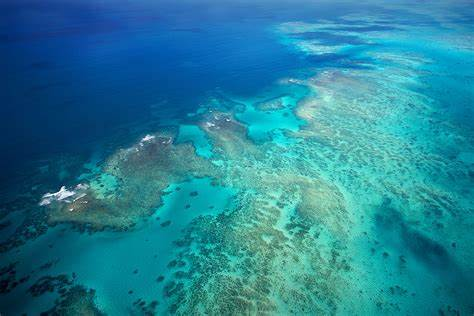
#> input picture python/NatuskiTools/testpic.jpg, 474 x 316 px, found by its file name
$ python '图片切割之切片.py'
#> lines starting #> are read from the running program, lines starting #| are printed output that depends on the picture
import numpy as np
from PIL import Image
import matplotlib.pyplot as plt
# 外部输入参数
top_x=100
top_y=100
botton_x=200
botton_y=200

# 第一步：读取数据
# 使用绝对路径
input_dir=r"testpic.jpg"
img=Image.open(input_dir)
#> img is the input picture: PIL image 474x316 RGB; mean R, G, B 35.1, 128.4, 150.5

# 第二步：读取数据的描述性信息
img_arr=np.array(img)
# 转换成numpy后w,h,c变成h,w,c!!!!
plt.imshow(img_arr)
plt.show()
h,w,c=img_arr.shape
#> h = 316; w = 474; c = 3
print(h,w,c)
#| 316 474 3

# 第三步：切割图像
# 1.使用切片。保留原图片
# 2.将图片切割成可分的任意份输出中间那一份
"w方向切片"
img_arr_scliceW=img_arr[:,top_x:botton_x,:]
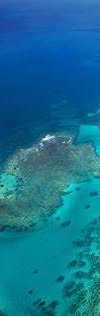
#> img_arr_scliceW: shape (316, 100, 3); mean R, G, B 19.6, 112.4, 145.6
# plt.imshow(img_arr_scliceW)
# plt.show()
"h方向切片"
img_arr_scliceH=img_arr[top_y:botton_y,:,:]
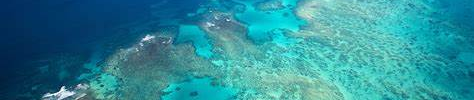
#> img_arr_scliceH: shape (100, 474, 3); mean R, G, B 44.5, 139.3, 152
# img_arr_scliceC=img_arr[:,:,:1] 通道方向切片,必须保证C=3
# plt.imshow(img_arr_scliceH)
# plt.show()
"一起切"
img_arr_wh=img_arr[top_y:botton_y,top_x:botton_x]
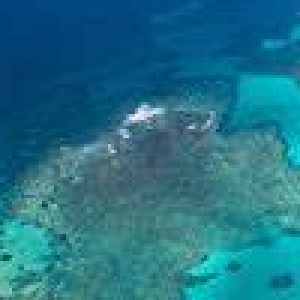
#> img_arr_wh: shape (100, 100, 3) (shown 3 times larger); mean R, G, B 33.1, 113.9, 134.8
# plt.imshow(img_arr_wh)
# plt.show()
